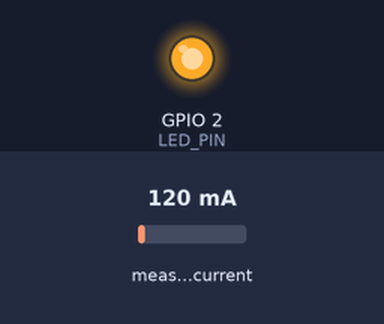
Bench run of a sketch on a simulated ESP32. Shown: output pins drawn as LEDs (lit = HIGH). Dashed ring = blinking. The inputs (shaded band) are chosen by the test bench; at power-on: measured current 120 mA. WiFi joins after 1.5 s; servers stay silent unless stated; no MQTT or app messages arrive unless stated; what the sketch prints to the serial monitor is not drawn.

Above: at 1.8 s.
At 2.9 s:
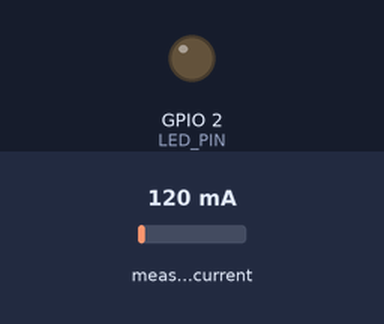
3.0 s: measured current set to 40 mA
At 6.5 s:
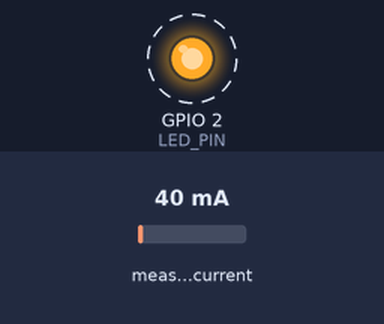
11.6 s: measured current set to 500 mA
Timing chart, 0 to 27.6 s (numbered marks = the images above; inputs shaded):
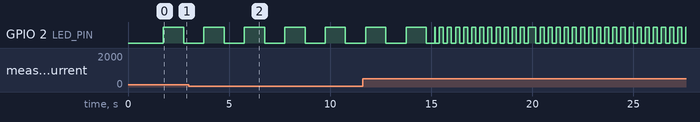

The sketch:

esp32_grid.ino
```cpp
#include <WiFi.h>
#include <WiFiClientSecure.h>
#include <PubSubClient.h>
#include <ArduinoJson.h>
#include <EmonLib.h>
#include <HTTPClient.h>

const char* WIFI_SSID = "여기에_와이파이_이름";
const char* WIFI_PASSWORD = "여기에_와이파이_비밀번호";
const char* MQTT_SERVER = "여기에_라즈베리파이_IP";
const int MQTT_PORT = 1883;
const char* BUILDING_ID = "building-A";
const char* DEVICE_ID = "esp32-grid-01";

const char* MQTT_TOPIC = "peakbridge/building-A/grid/current";
const char* MQTT_CONFIG_TOPIC = "peakbridge/building-A/config";

const int CT_PIN = 34;
const float CT_CALIBRATION = 30;
const int LED_PIN = 2;

// 서버 폴링 실패 시 폴백 임계치 — 실측 스케일(CT ~0.08A)에 맞춘 값.
// 정상 경로에서는 부팅 시 서버값(/settings)으로 덮어써진다.
const float FALLBACK_THRESHOLD = 0.1;
float PEAK_THRESHOLD = FALLBACK_THRESHOLD;

WiFiClient espClient;
PubSubClient client(espClient);
EnergyMonitor emon;

unsigned long previousMillis = 0;
long ledInterval = 1000;
bool ledState = LOW;

// 측정·발행 주기 (블로킹 delay 대신 millis 타이머 — LED 점멸을 막지 않기 위함)
unsigned long lastPublishMillis = 0;
const unsigned long PUBLISH_INTERVAL_MS = 5000;

float getThresholdFromServer() {
  // Railway는 HTTPS 전용 — 인증서 검증은 생략(setInsecure), 암호화만 사용
  WiFiClientSecure secureClient;
  secureClient.setInsecure();
  HTTPClient http;
  http.begin(secureClient, "https://peakbridge-production.up.railway.app/api/v1/control/building-A/settings");
  int httpCode = http.GET();
  float threshold = FALLBACK_THRESHOLD;
  if (httpCode == 200) {
    String payload = http.getString();
    StaticJsonDocument<512> doc;
    if (deserializeJson(doc, payload) == DeserializationError::Ok) {
      // 응답 봉투: {"success": true, "data": {"threshold": ..., "auto_mode": ...}}
      threshold = doc["data"]["threshold"] | FALLBACK_THRESHOLD;
    }
  }
  http.end();
  return threshold;
}

void callback(char* topic, byte* payload, unsigned int length) {
  String topicStr = String(topic);
  if (topicStr == "peakbridge/building-A/config") {
    StaticJsonDocument<256> doc;
    deserializeJson(doc, payload, length);
    if (doc.containsKey("threshold")) {
      PEAK_THRESHOLD = doc["threshold"];
      Serial.println("임계치 변경: " + String(PEAK_THRESHOLD) + "A");
    }
  }
}

void setupWiFi() {
  int attempts = 0;
  WiFi.begin(WIFI_SSID, WIFI_PASSWORD);
  while (WiFi.status() != WL_CONNECTED && attempts < 10) {
    Serial.println("Wi-Fi 연결 중...");
    delay(500);
    attempts++;
  }

  if (WiFi.status() != WL_CONNECTED) {
    Serial.println("Wi-Fi 연결 실패, ESP32 재시작...");
    ESP.restart();
  }
}

void reconnect() {
  while (!client.connected()) {
    // Wi-Fi가 죽어 있으면 MQTT 재시도는 무의미 — loop()의 Wi-Fi 복구로 반환
    if (WiFi.status() != WL_CONNECTED) return;
    if (client.connect(DEVICE_ID)) {
      Serial.println("MQTT 연결 완료");
      client.subscribe(MQTT_CONFIG_TOPIC);
    } else {
      delay(5000);
    }
  }
}

void setup() {
  Serial.begin(115200);
  pinMode(LED_PIN, OUTPUT);

  emon.current(CT_PIN, CT_CALIBRATION);
  setupWiFi();

  PEAK_THRESHOLD = getThresholdFromServer();
  Serial.println("서버 임계치: " + String(PEAK_THRESHOLD) + "A");

  client.setServer(MQTT_SERVER, MQTT_PORT);
  client.setCallback(callback);
}

void loop() {
  // Wi-Fi가 운영 중 끊기면 MQTT 재연결만으로는 복구 불가 — Wi-Fi부터 재수립
  if (WiFi.status() != WL_CONNECTED) {
    setupWiFi();
  }
  if (!client.connected()) {
    reconnect();
  }
  client.loop();

  unsigned long currentMillis = millis();

  if (currentMillis - lastPublishMillis >= PUBLISH_INTERVAL_MS) {
    lastPublishMillis = currentMillis;

    double Irms = emon.calcIrms(1480);

    Serial.println("전류: " + String(Irms) + "A");

    if (Irms > PEAK_THRESHOLD) {
      Serial.println("⚠️ 피크 감지! " + String(Irms) + "A");
      ledInterval = 200;
    } else {
      ledInterval = 1000;
    }

    StaticJsonDocument<256> doc;
    doc["value"] = Irms;
    doc["unit"] = "A";
    doc["device_id"] = DEVICE_ID;
    doc["building_id"] = BUILDING_ID;
    doc["sensor_type"] = "grid_current";
    doc["timestamp"] = millis();
    doc["threshold"] = PEAK_THRESHOLD;

    String payload;
    serializeJson(doc, payload);

    client.publish(MQTT_TOPIC, payload.c_str());
  }

  if (currentMillis - previousMillis >= ledInterval) {
    previousMillis = currentMillis;
    ledState = !ledState;
    digitalWrite(LED_PIN, ledState);
  }
}
```
